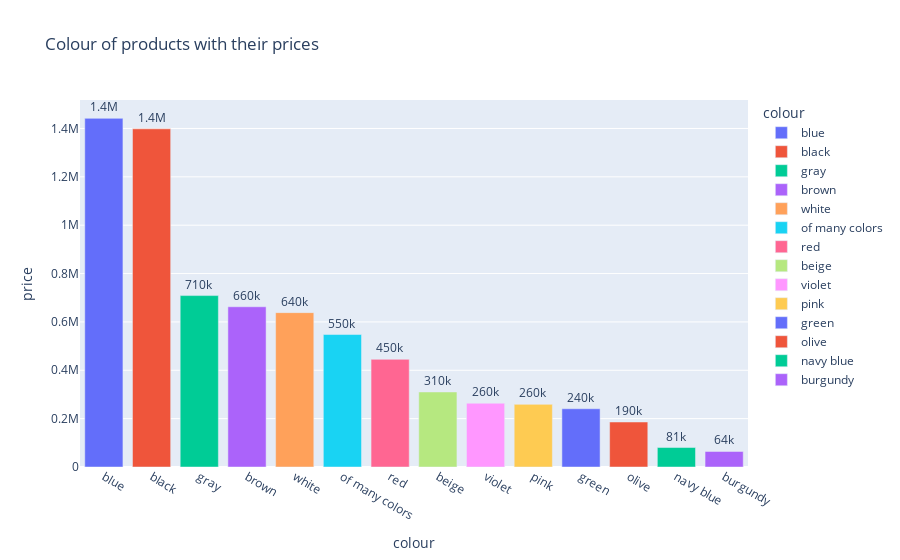

Notebook cell for this chart:
### Code cell
fig = px.bar(data_frame=df3, x=df3.index, y="price", text_auto='.2s', color=df3.index,
             title="Colour of products with their prices")
fig.update_traces(textfont_size=12, textangle=0,
                  textposition="outside", cliponaxis=False)
fig.show()

### Figure 1 — Plotly figure (JSON) as saved in the notebook; plotly's stock layout.template omitted (floating-point values rounded to 4 significant figures)
{"data": [{"alignmentgroup": "True", "cliponaxis": false, "hovertemplate": "colour=%{x}<br>price=%{y}<extra></extra>", "legendgroup": "blue", "marker": {"color": "#636efa", "pattern": {"shape": ""}}, "name": "blue", "offsetgroup": "blue", "orientation": "v", "showlegend": true, "textangle": 0, "textfont": {"size": 12}, "textposition": "outside", "texttemplate": "%{y:.2s}", "type": "bar", "x": ["blue"], "xaxis": "x", "y": [1441896], "yaxis": "y"}, {"alignmentgroup": "True", "cliponaxis": false, "hovertemplate": "colour=%{x}<br>price=%{y}<extra></extra>", "legendgroup": "black", "marker": {"color": "#EF553B", "pattern": {"shape": ""}}, "name": "black", "offsetgroup": "black", "orientation": "v", "showlegend": true, "textangle": 0, "textfont": {"size": 12}, "textposition": "outside", "texttemplate": "%{y:.2s}", "type": "bar", "x": ["black"], "xaxis": "x", "y": [1398548], "yaxis": "y"}, {"alignmentgroup": "True", "cliponaxis": false, "hovertemplate": "colour=%{x}<br>price=%{y}<extra></extra>", "legendgroup": "gray", "marker": {"color": "#00cc96", "pattern": {"shape": ""}}, "name": "gray", "offsetgroup": "gray", "orientation": "v", "showlegend": true, "textangle": 0, "textfont": {"size": 12}, "textposition": "outside", "texttemplate": "%{y:.2s}", "type": "bar", "x": ["gray"], "xaxis": "x", "y": [708940], "yaxis": "y"}, {"alignmentgroup": "True", "cliponaxis": false, "hovertemplate": "colour=%{x}<br>price=%{y}<extra></extra>", "legendgroup": "brown", "marker": {"color": "#ab63fa", "pattern": {"shape": ""}}, "name": "brown", "offsetgroup": "brown", "orientation": "v", "showlegend": true, "textangle": 0, "textfont": {"size": 12}, "textposition": "outside", "texttemplate": "%{y:.2s}", "type": "bar", "x": ["brown"], "xaxis": "x", "y": [662594], "yaxis": "y"}, {"alignmentgroup": "True", "cliponaxis": false, "hovertemplate": "colour=%{x}<br>price=%{y}<extra></extra>", "legendgroup": "white", "marker": {"color": "#FFA15A", "pattern": {"shape": ""}}, "name": "white", "offsetgroup": "white", "orientation": "v", "showlegend": true, "textangle": 0, "textfont": {"size": 12}, "textposition": "outside", "texttemplate": "%{y:.2s}", "type": "bar", "x": ["white"], "xaxis": "x", "y": [638416], "yaxis": "y"}, {"alignmentgroup": "True", "cliponaxis": false, "hovertemplate": "colour=%{x}<br>price=%{y}<extra></extra>", "legendgroup": "of many colors", "marker": {"color": "#19d3f3", "pattern": {"shape": ""}}, "name": "of many colors", "offsetgroup": "of many colors", "orientation": "v", "showlegend": true, "textangle": 0, "textfont": {"size": 12}, "textposition": "outside", "texttemplate": "%{y:.2s}", "type": "bar", "x": ["of many colors"], "xaxis": "x", "y": [547852], "yaxis": "y"}, {"alignmentgroup": "True", "cliponaxis": false, "hovertemplate": "colour=%{x}<br>price=%{y}<extra></extra>", "legendgroup": "red", "marker": {"color": "#FF6692", "pattern": {"shape": ""}}, "name": "red", "offsetgroup": "red", "orientation": "v", "showlegend": true, "textangle": 0, "textfont": {"size": 12}, "textposition": "outside", "texttemplate": "%{y:.2s}", "type": "bar", "x": ["red"], "xaxis": "x", "y": [445290], "yaxis": "y"}, {"alignmentgroup": "True", "cliponaxis": false, "hovertemplate": "colour=%{x}<br>price=%{y}<extra></extra>", "legendgroup": "beige", "marker": {"color": "#B6E880", "pattern": {"shape": ""}}, "name": "beige", "offsetgroup": "beige", "orientation": "v", "showlegend": true, "textangle": 0, "textfont": {"size": 12}, "textposition": "outside", "texttemplate": "%{y:.2s}", "type": "bar", "x": ["beige"], "xaxis": "x", "y": [310327], "yaxis": "y"}, {"alignmentgroup": "True", "cliponaxis": false, "hovertemplate": "colour=%{x}<br>price=%{y}<extra></extra>", "legendgroup": "violet", "marker": {"color": "#FF97FF", "pattern": {"shape": ""}}, "name": "violet", "offsetgroup": "violet", "orientation": "v", "showlegend": true, "textangle": 0, "textfont": {"size": 12}, "textposition": "outside", "texttemplate": "%{y:.2s}", "type": "bar", "x": ["violet"], "xaxis": "x", "y": [263609], "yaxis": "y"}, {"alignmentgroup": "True", "cliponaxis": false, "hovertemplate": "colour=%{x}<br>price=%{y}<extra></extra>", "legendgroup": "pink", "marker": {"color": "#FECB52", "pattern": {"shape": ""}}, "name": "pink", "offsetgroup": "pink", "orientation": "v", "showlegend": true, "textangle": 0, "textfont": {"size": 12}, "textposition": "outside", "texttemplate": "%{y:.2s}", "type": "bar", "x": ["pink"], "xaxis": "x", "y": [259016], "yaxis": "y"}, {"alignmentgroup": "True", "cliponaxis": false, "hovertemplate": "colour=%{x}<br>price=%{y}<extra></extra>", "legendgroup": "green", "marker": {"color": "#636efa", "pattern": {"shape": ""}}, "name": "green", "offsetgroup": "green", "orientation": "v", "showlegend": true, "textangle": 0, "textfont": {"size": 12}, "textposition": "outside", "texttemplate": "%{y:.2s}", "type": "bar", "x": ["green"], "xaxis": "x", "y": [240758], "yaxis": "y"}, {"alignmentgroup": "True", "cliponaxis": false, "hovertemplate": "colour=%{x}<br>price=%{y}<extra></extra>", "legendgroup": "olive", "marker": {"color": "#EF553B", "pattern": {"shape": ""}}, "name": "olive", "offsetgroup": "olive", "orientation": "v", "showlegend": true, "textangle": 0, "textfont": {"size": 12}, "textposition": "outside", "texttemplate": "%{y:.2s}", "type": "bar", "x": ["olive"], "xaxis": "x", "y": [186108], "yaxis": "y"}, {"alignmentgroup": "True", "cliponaxis": false, "hovertemplate": "colour=%{x}<br>price=%{y}<extra></extra>", "legendgroup": "navy blue", "marker": {"color": "#00cc96", "pattern": {"shape": ""}}, "name": "navy blue", "offsetgroup": "navy blue", "orientation": "v", "showlegend": true, "textangle": 0, "textfont": {"size": 12}, "textposition": "outside", "texttemplate": "%{y:.2s}", "type": "bar", "x": ["navy blue"], "xaxis": "x", "y": [80577], "yaxis": "y"}, {"alignmentgroup": "True", "cliponaxis": false, "hovertemplate": "colour=%{x}<br>price=%{y}<extra></extra>", "legendgroup": "burgundy", "marker": {"color": "#ab63fa", "pattern": {"shape": ""}}, "name": "burgundy", "offsetgroup": "burgundy", "orientation": "v", "showlegend": true, "textangle": 0, "textfont": {"size": 12}, "textposition": "outside", "texttemplate": "%{y:.2s}", "type": "bar", "x": ["burgundy"], "xaxis": "x", "y": [64245], "yaxis": "y"}], "layout": {"barmode": "relative", "legend": {"title": {"text": "colour"}, "tracegroupgap": 0}, "title": {"text": "Colour of products with their prices"}, "xaxis": {"anchor": "y", "categoryarray": ["blue", "black", "gray", "brown", "white", "of many colors", "red", "beige", "violet", "pink", "green", "olive", "navy blue", "burgundy"], "categoryorder": "array", "domain": [0.0, 1.0], "title": {"text": "colour"}}, "yaxis": {"anchor": "x", "domain": [0.0, 1.0], "title": {"text": "price"}}}}
